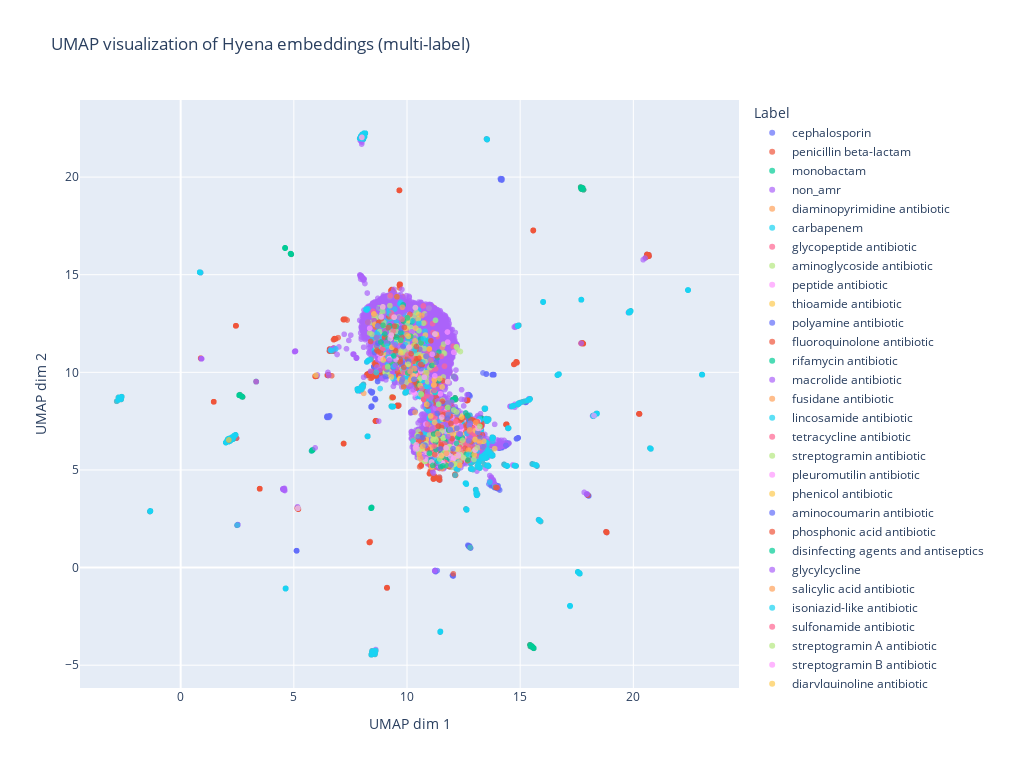

Notebook source saved alongside this figure:
### Code cell
fig = px.scatter(
    df_vis,
    x="x",
    y="y",
    color="label",
    hover_data=["sample_index"],
    title="UMAP visualization of Hyena embeddings (multi-label)",
    labels={"x": "UMAP dim 1", "y": "UMAP dim 2", "color": "Gene family"},
    opacity=0.7,
)

fig.update_layout(
    width=1024,
    height=768,
    legend_title="Label",
)
fig.show()
